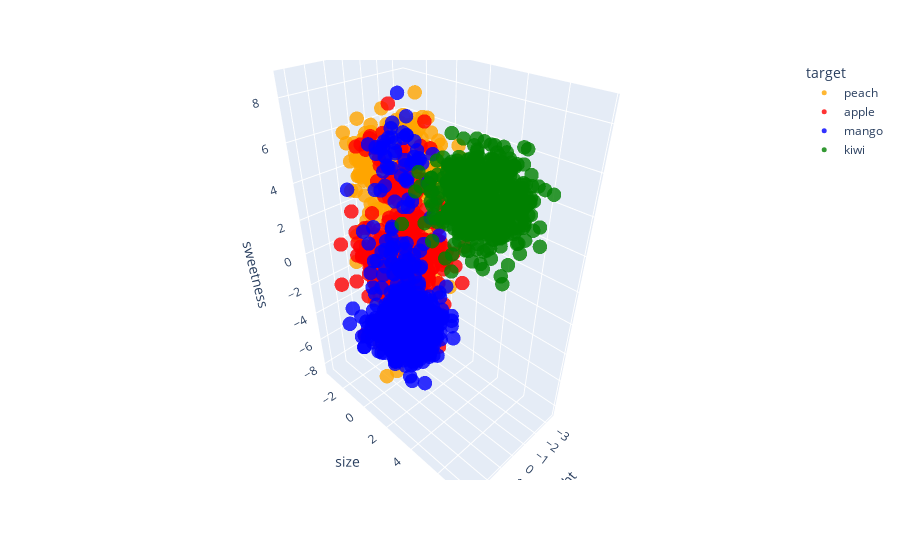

Here is the notebook cell this chart was saved with:
### Markdown cell above
# Prep. Base dataset

Our base dataset consists of 4 features including a target feature of `fruit` with 4 different values: 

1. apple
2. peach
3. mango
4. kiwi

These fruits each form a distinct cluster. `apple`, `peach`, and `mango` each contain about 20% noise, which are just mislabeled cases. `kiwi` is labeled 100% correctly. These fruits have the features `weight`, `size`, and `sweetness` (on a numerical increasing scale).

**NOTE:** These values are artificial and are only mildly representative of the real values. They are for demonstrative purposes only.

The `apple`, `peach`, and `mango` clusters only differ on `sweetness`, indicating that they are generally similar sizes, thus they essentially form a line of clusters. `kiwi` differs on `size`, forming a cluster that does not follow the same line as the other clusters.

A visualization of the dataset is below:

### Code cell
# Define the centers of the clusters
centers = [
    [0, 0, 0],  # Cluster 1, apple
    [0, 0, 5],  # Cluster 2, peach
    [0, 0, -5], # Cluster 3, mango
    [0, 5, 5]   # Cluster 4, kiwi, feature size shifted
]

X, y = make_blobs(n_samples=2000, n_features=3, centers=centers, cluster_std=1.0)
df = pd.DataFrame(X, columns=['weight', 'size', 'sweetness'])
df['target'] = y

# Define the labels for each cluster
cluster_labels = ['apple', 'peach', 'mango', 'kiwi']
df['target'] = df['target'].map(lambda x: cluster_labels[x])

# Split out the datsets between kiwi data and non-kiwi data
non_kiwi_data = df[df['target'].isin(['apple', 'peach', 'mango'])].reset_index(drop=True)
kiwi_data = df[df['target'] == 'kiwi'].reset_index(drop=True)

# Add noise to non-kiwi data by swapping fruits
swap_percentage = 0.2
num_samples = len(non_kiwi_data)
swap_indices = np.random.choice(num_samples, size=int(swap_percentage * num_samples), replace=False)
for i in swap_indices:
    current_fruit = non_kiwi_data.at[i, 'target']
    new_fruit = np.random.choice(['apple', 'peach', 'mango'])
    while new_fruit == current_fruit:
        new_fruit = np.random.choice(['apple', 'peach', 'mango'])
    non_kiwi_data.at[i, 'target'] = new_fruit

# Recombine the kiwi and non-kiwi dataset with noise back into one dataset
df = pd.concat([non_kiwi_data, kiwi_data]).reset_index(drop=True)

graph_blobs(df)

### Figure 1 — Plotly figure (JSON) as saved in the notebook; plotly's stock layout.template omitted (floating-point values rounded to 4 significant figures; data arrays with more than 128 entries replaced by an {"elided": "..."} marker saying what was removed)
{"data": [{"hovertemplate": "target=peach<br>weight=%{x}<br>size=%{y}<br>sweetness=%{z}<extra></extra>", "legendgroup": "peach", "marker": {"color": "orange", "opacity": 0.8, "size": 5, "symbol": "circle"}, "mode": "markers", "name": "peach", "scene": "scene", "showlegend": true, "type": "scatter3d", "x": {"elided": "506 float values"}, "y": {"elided": "506 float values"}, "z": {"elided": "506 float values"}}, {"hovertemplate": "target=apple<br>weight=%{x}<br>size=%{y}<br>sweetness=%{z}<extra></extra>", "legendgroup": "apple", "marker": {"color": "red", "opacity": 0.8, "size": 5, "symbol": "circle"}, "mode": "markers", "name": "apple", "scene": "scene", "showlegend": true, "type": "scatter3d", "x": {"elided": "487 float values"}, "y": {"elided": "487 float values"}, "z": {"elided": "487 float values"}}, {"hovertemplate": "target=mango<br>weight=%{x}<br>size=%{y}<br>sweetness=%{z}<extra></extra>", "legendgroup": "mango", "marker": {"color": "blue", "opacity": 0.8, "size": 5, "symbol": "circle"}, "mode": "markers", "name": "mango", "scene": "scene", "showlegend": true, "type": "scatter3d", "x": {"elided": "507 float values"}, "y": {"elided": "507 float values"}, "z": {"elided": "507 float values"}}, {"hovertemplate": "target=kiwi<br>weight=%{x}<br>size=%{y}<br>sweetness=%{z}<extra></extra>", "legendgroup": "kiwi", "marker": {"color": "green", "opacity": 0.8, "size": 5, "symbol": "circle"}, "mode": "markers", "name": "kiwi", "scene": "scene", "showlegend": true, "type": "scatter3d", "x": {"elided": "500 float values"}, "y": {"elided": "500 float values"}, "z": {"elided": "500 float values"}}], "layout": {"legend": {"title": {"text": "target"}, "tracegroupgap": 0}, "margin": {"t": 60}, "scene": {"domain": {"x": [0, 1], "y": [0, 1]}, "xaxis": {"title": {"text": "weight"}}, "yaxis": {"title": {"text": "size"}}, "zaxis": {"title": {"text": "sweetness"}}}}}
